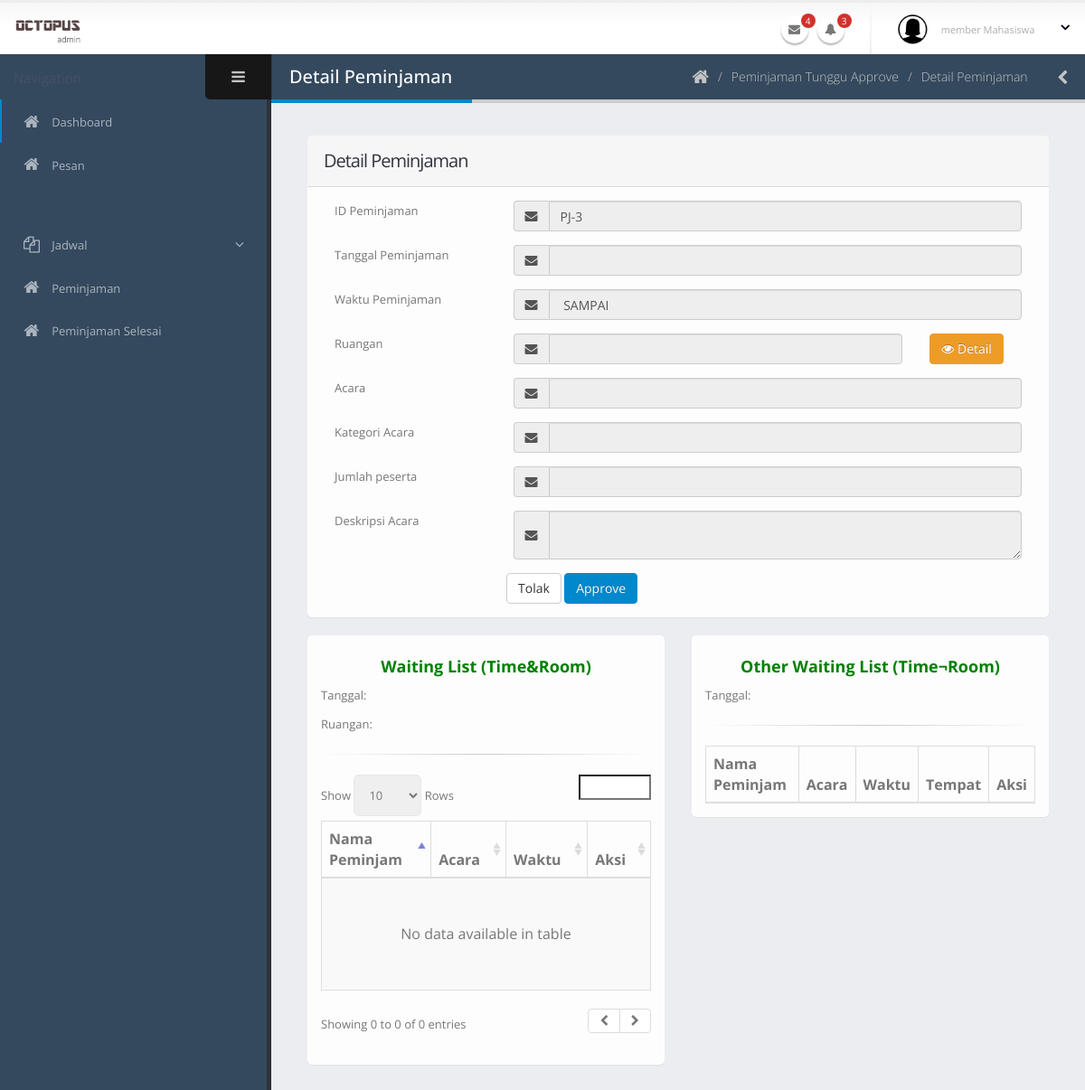
/admin/detailPeminjamanTunggu.php?idpeminjaman=PJ-3, run on an earlier commit of the app's database.
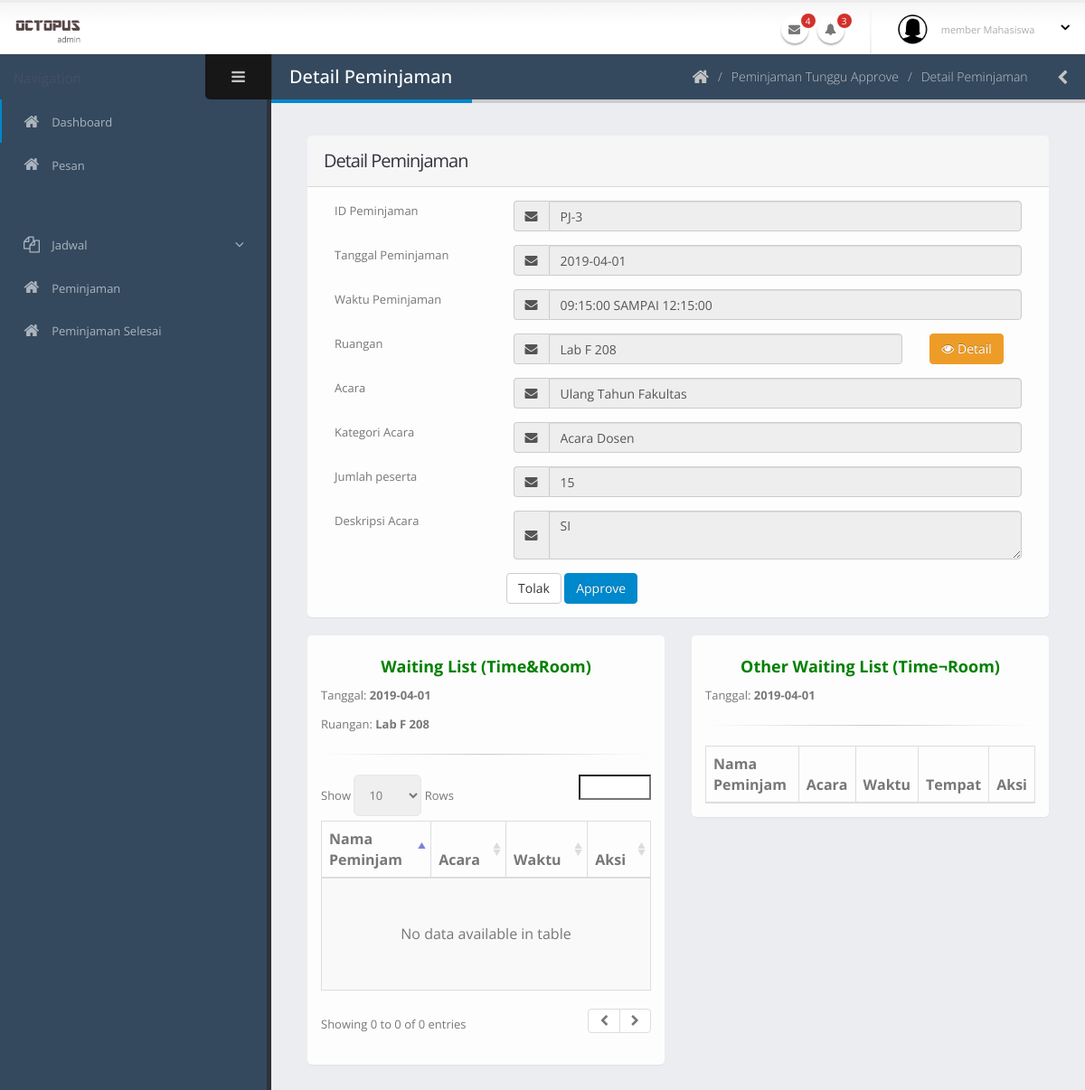
And on a later commit of the database.
### tables this page shows
CREATE TABLE `peminjaman` (
  `id_peminjaman` varchar(40) NOT NULL COMMENT 'PJ-0',
  `tanggal_peminjaman` date NOT NULL,
  `id_ruangan` varchar(40) NOT NULL,
  `waktu_mulai` time NOT NULL,
  `waktu_selesai` time NOT NULL,
  `id_pengguna` varchar(40) NOT NULL,
  `acara` varchar(70) NOT NULL,
  `jumlah_peserta` int(11) NOT NULL,
  `id_kategoriAcara` int(11) NOT NULL,
  `deskripsi_acara` text NOT NULL,
  `status_peminjaman` int(11) NOT NULL COMMENT '0:TUNGGU APPROVE, 1:APPROVED, 2:SEDANG DIPINJAM, 3:SELESAI, 4:TIDAK APPROVE',
  `user_add` varchar(40) NOT NULL,
  `waktu_add` datetime NOT NULL,
  `user_edit` varchar(40) NOT NULL,
  `waktu_edit` datetime NOT NULL,
  `user_delete` varchar(40) NOT NULL,
  `waktu_delete` datetime NOT NULL,
  `status_delete` int(11) NOT NULL
);

CREATE TABLE `ruangan` (
  `id_ruangan` varchar(40) NOT NULL COMMENT 'R-0',
  `nama_ruangan` varchar(60) NOT NULL,
  `jenis_ruangan` int(11) NOT NULL COMMENT '1:LABORATORIUM, 2: MEETING ROOM',
  `gedung_lantai` varchar(20) NOT NULL,
  `kapasitas` int(11) NOT NULL,
  `deskripsi` text NOT NULL,
  `user_add` varchar(40) NOT NULL,
  `waktu_add` datetime NOT NULL,
  `user_edit` varchar(40) NOT NULL,
  `waktu_edit` datetime NOT NULL,
  `user_delete` varchar(40) NOT NULL,
  `waktu_delete` datetime NOT NULL,
  `status_delete` int(11) NOT NULL
);

CREATE TABLE `kategori_acara` (
  `id_kategoriAcara` int(11) NOT NULL,
  `jenis_acara` varchar(60) NOT NULL,
  `user_add` varchar(40) NOT NULL,
  `waktu_add` datetime NOT NULL,
  `user_edit` varchar(40) NOT NULL,
  `waktu_edit` datetime NOT NULL,
  `user_delete` varchar(40) NOT NULL,
  `waktu_delete` datetime NOT NULL,
  `status_delete` int(11) NOT NULL
);

### admin/detailPeminjamanTunggu.php (the view, shortened to what the changed rows need)
<?php include('../koneksi.php'); ?>
<?php include('req/head.php');?>
<?php include('req/header.php');?>
<?php include('req/leftbar.php');?>
<?php
$id_pinjam = $_GET['idpeminjaman'];
$query = mysqli_query($koneksi, "SELECT * from peminjaman JOIN pengguna JOIN ruangan JOIN kategori_acara ON pengguna.id_pengguna = peminjaman.id_pengguna AND ruangan.id_ruangan = peminjaman.id_ruangan AND kategori_acara.id_kategoriAcara = peminjaman.id_kategoriAcara WHERE status_peminjaman='0' AND id_peminjaman='$id_pinjam'");
$data = mysqli_fetch_array($query);
?>
	<section role="main" class="content-body">
		<header class="page-header">
			<h2>Detail Peminjaman</h2>
		</header>
<form>
        <section class="panel">
            <header class="panel-heading">
                <h2 class="panel-title">Detail Peminjaman</h2>
            </header>
            <div class="panel-body">
                <div class="form-group">
                    <div class="col-sm-9">
                        <div class="input-group">
                            <span class="input-group-addon">
                                <i class="fa fa-envelope"></i>
                            </span>
                            <input type="text" name="tanggalpeminjaman"  id="tanggalpeminjaman" class="form-control" value="<?php echo $data['tanggal_peminjaman'] ?>" disabled/>
                        </div>
                    </div>
                </div>
                <div class="form-group">
                    <div class="col-sm-9">
                        <div class="input-group">
                            <span class="input-group-addon">
                                <i class="fa fa-envelope"></i>
                            </span>
                            <input type="text" name="waktupeminjaman"  id="waktupeminjaman" class="form-control" value="<?php echo $data['waktu_mulai'] . " SAMPAI " . $data['waktu_selesai']?>" disabled/>
                        </div>
                    </div>
                </div>
                <div class="form-group">
                    <div class="col-sm-7">
                        <div class="input-group">
                            <span class="input-group-addon">
                                <i class="fa fa-envelope"></i>
                            </span>
                            <input type="text" name="ruanganpeminjaman"  id="ruanganpeminjaman" class="form-control" value="<?php echo $data['nama_ruangan'] ?>" disabled/>
                        </div>
                    </div>
                </div>
                <div class="form-group">
                    <div class="col-sm-9">
                        <div class="input-group">
                            <span class="input-group-addon">
                                <i class="fa fa-envelope"></i>
                            </span>
                            <input type="text" name="acara"  id="acara" class="form-control" value="<?php echo $data['acara']?>" disabled/>
                        </div>
                    </div>
                </div>
                <div class="form-group">
                    <div class="col-sm-9">
                        <div class="input-group">
                            <span class="input-group-addon">
                                <i class="fa fa-envelope"></i>
                            </span>
                            <input type="text" name="peserta"  id="peserta" class="form-control" value="<?php echo $data['jenis_acara']?>" disabled/>
                        </div>
                    </div>
                </div>
                <div class="form-group">
                    <div class="col-sm-9">
                        <div class="input-group">
                            <span class="input-group-addon">
                                <i class="fa fa-envelope"></i>
                            </span>
                            <input type="text" name="peserta"  id="peserta" class="form-control" value="<?php echo $data['jumlah_peserta']?>" disabled/>
                        </div>
                    </div>
                </div>
                <div class="form-group">
                    <div class="col-sm-9">
                        <div class="input-group">
                            <span class="input-group-addon">
                                <i class="fa fa-envelope"></i>
                            </span>
                            <textarea id="deskripsiacara" name="deskripsiacara" class="form-control" disabled><?php echo $data['deskripsi_acara']?></textarea>
                        </div>
                    </div>
                </div>
            </section>
</form>
<div class="row">
    <div class="col-lg-6">
        <section class="panel-body">
            <p>Tanggal: <b><?php echo $data['tanggal_peminjaman'] ?></b></p>
            <p>Ruangan: <b><?php echo $data['nama_ruangan'] ?></b></p>
            <table  class="table table-bordered table-striped mb-none" id="datatable-default">
		<thead>
			<tr>
				<th>Nama Peminjam</th>
                <th>Acara</th>
				<th>Waktu</th>
				<th>Aksi</th>
			</tr>
		</thead>
	</table>
            </section>
        </div>
    <div class="col-lg-6">
        <section class="panel-body">
            <p>Tanggal: <b><?php echo $data['tanggal_peminjaman'] ?></b></p>
            <table  class="table table-bordered table-striped mb-none" id="datatable-default">
		<thead>
			<tr>
				<th>Nama Peminjam</th>
                <th>Acara</th>
                <th>Waktu</th>
                <th>Tempat</th>
				<th>Aksi</th>
			</tr>
		</thead>
	</table>
        </section>
    </div>
</div>
<?php include('req/endtitle.php');?>
<?php include('req/script.php');?>

What changed in the data, as far as the page shows it:
now on this page (row edited): peminjaman: tanggalpeminjaman "2019-04-01", waktupeminjaman "09:15:00 SAMPAI 12:15:00", ruanganpeminjaman "Lab F 208", acara "Ulang Tahun Fakultas", peserta "Acara Dosen", peserta "15", deskripsiacara "SI", tanggal_peminjaman "2019-04-01", id_ruangan.nama_ruangan "Lab F 208"
Also different on the page:
form field waktupeminjaman: "SAMPAI" → (not shown)
